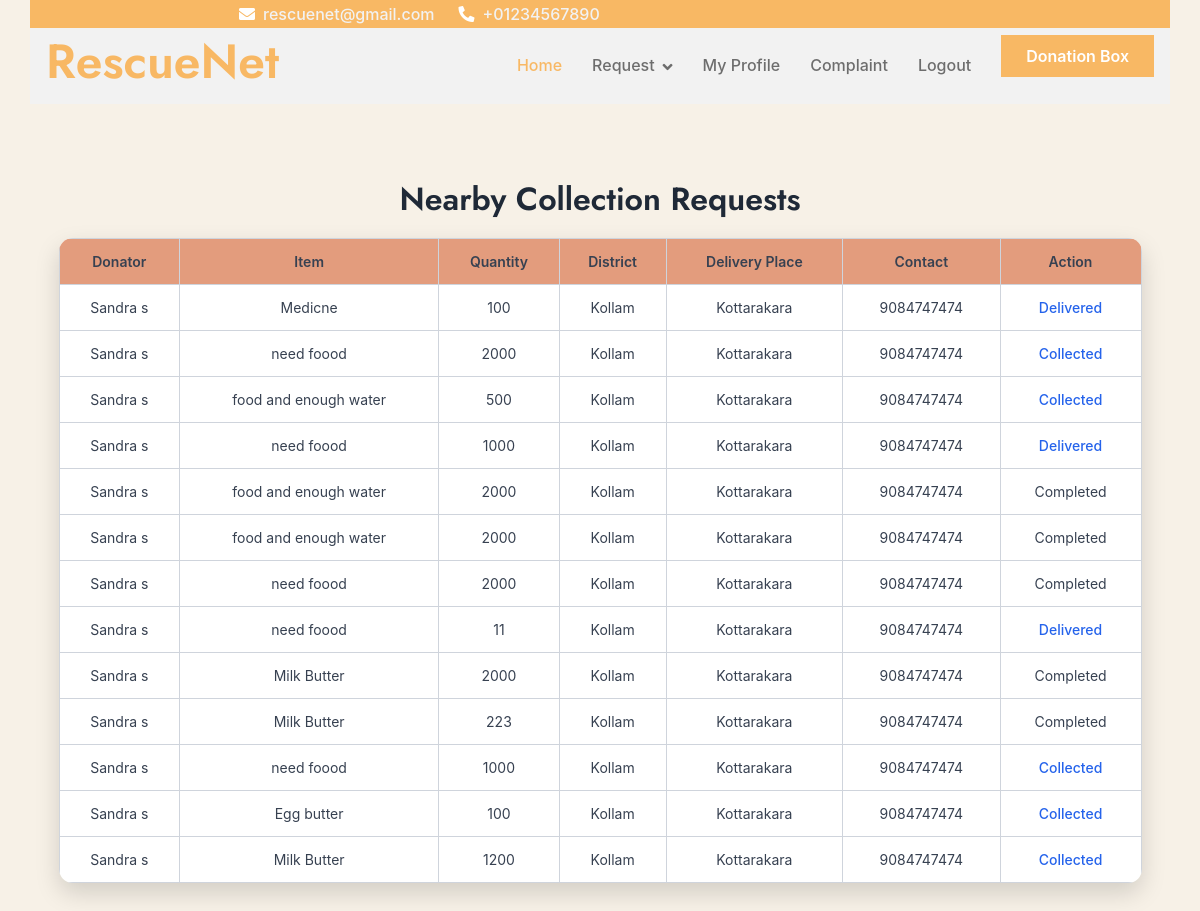
/Volunteer/MyCollectionRequest/ (signed in), run on the app's committed database.
### Volunteer/models.py (models this page shows)
class tbl_collectionrequest(models.Model):
    request_date = models.DateField(auto_now_add=True)
    status = models.IntegerField(default=0)
    donation_id = models.ForeignKey(tbl_donation, on_delete=models.CASCADE)
    delivery_place = models.ForeignKey(tbl_place, on_delete=models.CASCADE,null=True)
    volunteer_id = models.ForeignKey(tbl_volunteer, on_delete=models.CASCADE, null=True)

class tbl_donation(models.Model):
    donation_date=models.DateField(auto_now_add=True)
    donation_status=models.IntegerField(default=0)
    donation_type=models.CharField(max_length=100)
    donation_remark=models.CharField(max_length=100)
    donation_amount=models.CharField(max_length=100)
    donationitem_id=models.ForeignKey(tbl_donationitems,on_delete=models.CASCADE,null=True)
    user_id=models.ForeignKey(tbl_user,on_delete=models.CASCADE,null=True)
    volunteer_id=models.ForeignKey(tbl_volunteer,on_delete=models.CASCADE,null=True)

class tbl_donationitems(models.Model):
    donationitems_name=models.CharField(max_length=100)
    donationitems_count=models.CharField(max_length=100)
    donationrequest_id=models.ForeignKey(tbl_donationrequest,on_delete=models.CASCADE,null=True)

### Guest/models.py (models this page shows)
class tbl_user(models.Model):
    user_name=models.CharField(max_length=50)
    user_email=models.CharField(max_length=50)
    user_contact=models.CharField(max_length=50)
    user_address=models.CharField(max_length=100)
    user_password=models.CharField(max_length=50)
    user_photo=models.FileField(upload_to="Assets/UserDocs/")
    place=models.ForeignKey(tbl_place,on_delete=models.CASCADE)
    user_status=models.IntegerField(default=0)

### Admin/models.py (models this page shows)
class tbl_place(models.Model):
    place_name = models.CharField(max_length=50)
    district = models.ForeignKey(tbl_district,on_delete=models.CASCADE)

class tbl_district(models.Model):
    district_name=models.CharField(max_length=50)

### Volunteer/views.py (the view)
# urls.py: path("MyCollectionRequest/",views.MyCollectionRequest,name="MyCollectionRequest"),
def MyCollectionRequest(request):
    if "vid" not in request.session:
        return redirect("Guest:Login")
    volunteer = tbl_volunteer.objects.get(id=request.session["vid"])
    requests = tbl_collectionrequest.objects.filter(volunteer_id=volunteer)
    return render(request, "Volunteer/MyCollectionRequest.html", {'requests': requests})

### Volunteer/Templates/Volunteer/MyCollectionRequest.html (shortened to what this page needs)
{% extends 'Volunteer/Header.html' %}
{% block content %}
<!DOCTYPE html>
<html lang="en">
<head>
</head>
<body>
<h2>Nearby Collection Requests</h2>
<table>
    <tr>
        <th>Donator</th>
        <th>Item</th>
        <th>Quantity</th>
        <th>District</th>
        <th>Delivery Place</th>
        <th>Contact</th>
        <th>Action</th>
    </tr>
    {% for r in requests %}
    <tr>
        <td>{{ r.donation_id.user_id.user_name }}</td>
        <td>{{ r.donation_id.donationitem_id.donationitems_name }}</td>
        <td>{{ r.donation_id.donation_amount }}</td>
        <td>{{ r.donation_id.user_id.place.district.district_name }}</td>
        <td>{{ r.donation_id.user_id.place.place_name }}</td>
        <td>{{ r.donation_id.user_id.user_contact }}</td>
        <td>
            {% if r.status == 1 %}
                <a href="{% url 'Volunteer:updatestatus' r.id 2 %}">Collected</a>
            {% elif r.status == 2 %}
                <a href="{% url 'Volunteer:updatestatus' r.id 3 %}">Delivered</a>
            {% elif r.status == 3 %}
                <span>Completed</span>
            {% endif %}
        </td>
    </tr>
    {% empty %}
    <tr>
        <td colspan="7">No Nearby Requests</td>
    </tr>
    {% endfor %}
</table>
</body>
</html>
{% endblock %}

### Volunteer/Templates/Volunteer/MyCollectionRequest.html (style rules this page uses)
body { font-family: "Inter", "Segoe UI", Arial, sans-serif; background-color: #f3eadaa1; padding: 30px; color: #374151; }
h2 { margin-bottom: 20px; font-weight: 600; color: #1f2937; text-align: center; }
table { width: 95%; margin: auto; border-collapse: collapse; background-color: #ffffff; border-radius: 14px; overflow: hidden; box-shadow: 0 10px 25px rgba(0, 0, 0, 0.15); }
th, td { border: 1px solid #cfd4dc; padding: 12px; font-size: 14px; text-align: center; }
th { background-color: #e39c7d; font-weight: 600; }
a { text-decoration: none; color: #2563eb; font-weight: 500; }

### data on the page
tbl_collectionrequest: donation_id.user_id.user_name "Sandra s", donation_id.donationitem_id.donationitems_name "Medicne", donation_id.donation_amount "100", donation_id.user_id.place.district.district_name "Kollam", donation_id.user_id.place.place_name "Kottarakara", donation_id.user_id.user_contact "9084747474", status "Delivered"
tbl_collectionrequest: donation_id.user_id.user_name "Sandra s", donation_id.donationitem_id.donationitems_name "need foood", donation_id.donation_amount "2000", donation_id.user_id.place.district.district_name "Kollam", donation_id.user_id.place.place_name "Kottarakara", donation_id.user_id.user_contact "9084747474", status "Collected"
tbl_collectionrequest: donation_id.user_id.user_name "Sandra s", donation_id.donationitem_id.donationitems_name "food and enough water", donation_id.donation_amount "500", donation_id.user_id.place.district.district_name "Kollam", donation_id.user_id.place.place_name "Kottarakara", donation_id.user_id.user_contact "9084747474", status "Collected"
tbl_collectionrequest: donation_id.user_id.user_name "Sandra s", donation_id.donationitem_id.donationitems_name "need foood", donation_id.donation_amount "1000", donation_id.user_id.place.district.district_name "Kollam", donation_id.user_id.place.place_name "Kottarakara", donation_id.user_id.user_contact "9084747474", status "Delivered"
tbl_collectionrequest: donation_id.user_id.user_name "Sandra s", donation_id.donationitem_id.donationitems_name "food and enough water", donation_id.donation_amount "2000", donation_id.user_id.place.district.district_name "Kollam", donation_id.user_id.place.place_name "Kottarakara", donation_id.user_id.user_contact "9084747474", status "Completed"
tbl_collectionrequest: donation_id.user_id.user_name "Sandra s", donation_id.donationitem_id.donationitems_name "food and enough water", donation_id.donation_amount "2000", donation_id.user_id.place.district.district_name "Kollam", donation_id.user_id.place.place_name "Kottarakara", donation_id.user_id.user_contact "9084747474", status "Completed"
tbl_collectionrequest: donation_id.user_id.user_name "Sandra s", donation_id.donationitem_id.donationitems_name "need foood", donation_id.donation_amount "2000", donation_id.user_id.place.district.district_name "Kollam", donation_id.user_id.place.place_name "Kottarakara", donation_id.user_id.user_contact "9084747474", status "Completed"
tbl_collectionrequest: donation_id.user_id.user_name "Sandra s", donation_id.donationitem_id.donationitems_name "need foood", donation_id.donation_amount "11", donation_id.user_id.place.district.district_name "Kollam", donation_id.user_id.place.place_name "Kottarakara", donation_id.user_id.user_contact "9084747474", status "Delivered"
tbl_collectionrequest: donation_id.user_id.user_name "Sandra s", donation_id.donationitem_id.donationitems_name "Milk Butter", donation_id.donation_amount "2000", donation_id.user_id.place.district.district_name "Kollam", donation_id.user_id.place.place_name "Kottarakara", donation_id.user_id.user_contact "9084747474", status "Completed"
tbl_collectionrequest: donation_id.user_id.user_name "Sandra s", donation_id.donationitem_id.donationitems_name "Milk Butter", donation_id.donation_amount "223", donation_id.user_id.place.district.district_name "Kollam", donation_id.user_id.place.place_name "Kottarakara", donation_id.user_id.user_contact "9084747474", status "Completed"
tbl_collectionrequest: donation_id.user_id.user_name "Sandra s", donation_id.donationitem_id.donationitems_name "need foood", donation_id.donation_amount "1000", donation_id.user_id.place.district.district_name "Kollam", donation_id.user_id.place.place_name "Kottarakara", donation_id.user_id.user_contact "9084747474", status "Collected"
tbl_collectionrequest: donation_id.user_id.user_name "Sandra s", donation_id.donationitem_id.donationitems_name "Egg butter", donation_id.donation_amount "100", donation_id.user_id.place.district.district_name "Kollam", donation_id.user_id.place.place_name "Kottarakara", donation_id.user_id.user_contact "9084747474", status "Collected"
tbl_collectionrequest: donation_id.user_id.user_name "Sandra s", donation_id.donationitem_id.donationitems_name "Milk Butter", donation_id.donation_amount "1200", donation_id.user_id.place.district.district_name "Kollam", donation_id.user_id.place.place_name "Kottarakara", donation_id.user_id.user_contact "9084747474", status "Collected"
